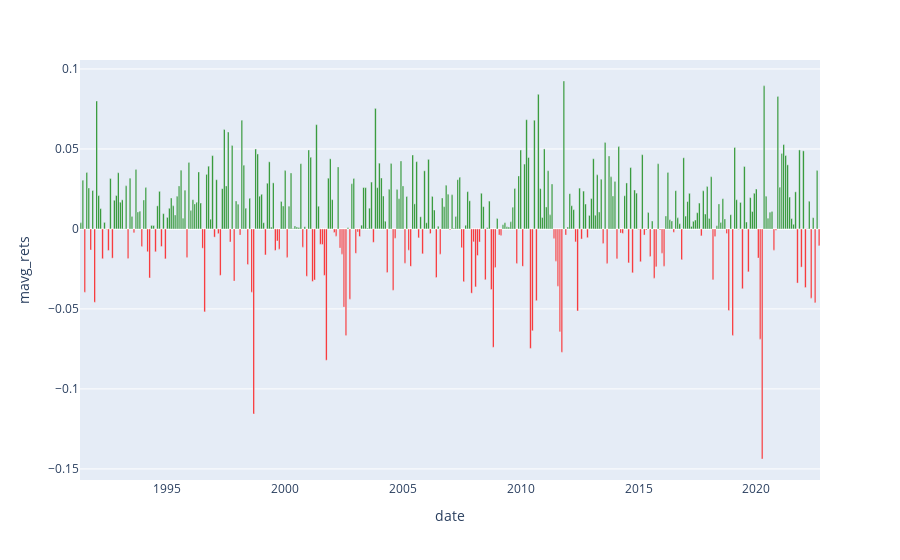

Write notebook code for a chart like this one.
### Code cell
monthly_rets = strategy_returns[["date", "mavg_rets"]].resample('M', on='date').mean() # Calculate average daily return for each month
monthly_rets['Colour']='red' # Add column with 'red' value
monthly_rets.loc[monthly_rets['mavg_rets']>=0, 'Colour']='green' # Replace 'red' with 'green' where return is non-negative
px.bar(monthly_rets,x=monthly_rets.index,y="mavg_rets").update_traces(marker_color=monthly_rets["Colour"]).show()

### Figure 1 — Plotly figure (JSON) as saved in the notebook; plotly's stock layout.template omitted (floating-point values rounded to 4 significant figures; data arrays with more than 128 entries replaced by an {"elided": "..."} marker saying what was removed)
{"data": [{"alignmentgroup": "True", "hovertemplate": "date=%{x}<br>mavg_rets=%{y}<extra></extra>", "legendgroup": "", "marker": {"color": {"elided": "377 str values"}, "pattern": {"shape": ""}}, "name": "", "offsetgroup": "", "orientation": "v", "showlegend": false, "textposition": "auto", "type": "bar", "x": {"elided": "377 str values"}, "xaxis": "x", "y": {"elided": "377 float values"}, "yaxis": "y"}], "layout": {"barmode": "relative", "legend": {"tracegroupgap": 0}, "margin": {"t": 60}, "xaxis": {"anchor": "y", "domain": [0, 1], "title": {"text": "date"}}, "yaxis": {"anchor": "x", "domain": [0, 1], "title": {"text": "mavg_rets"}}}}
